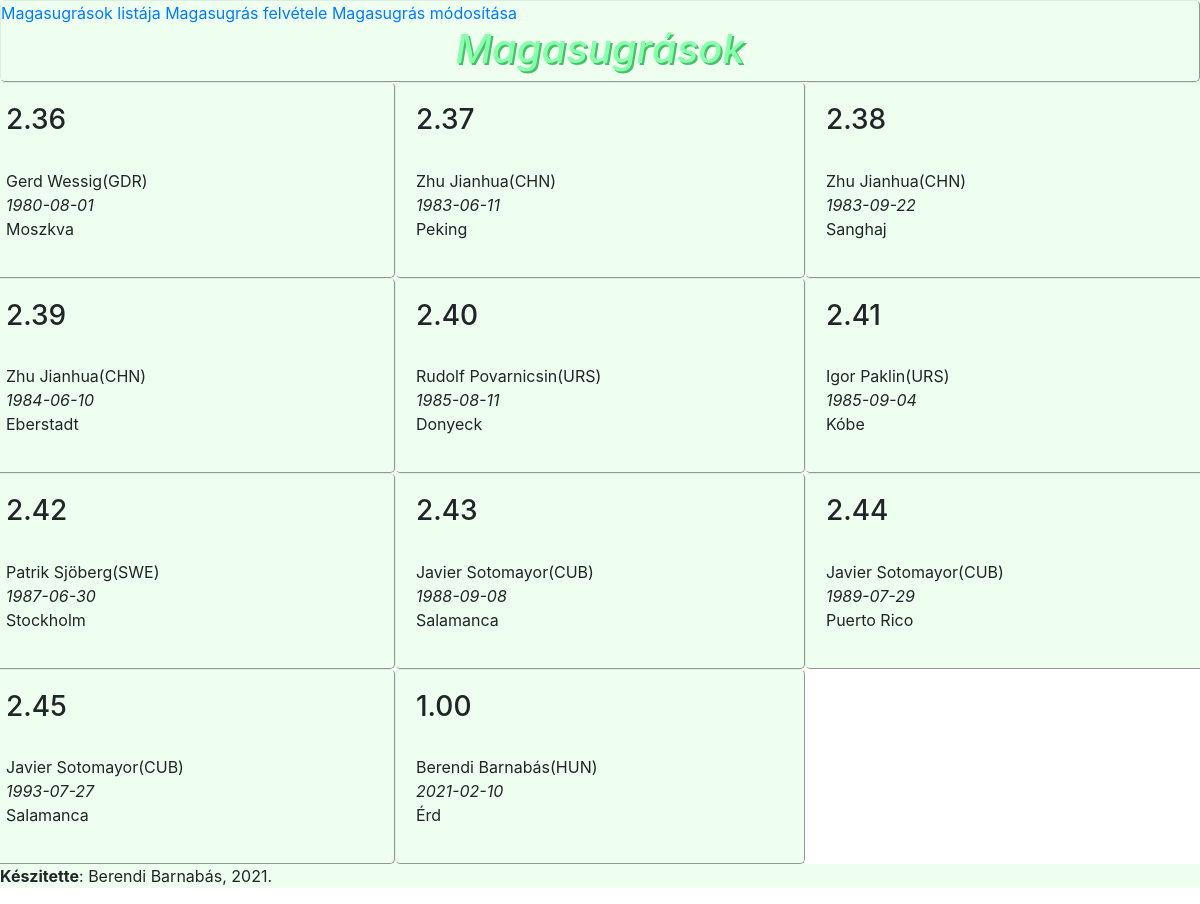
The page / on the database its author committed.
### tables this page shows
CREATE TABLE `magasugrasok` (
  `mu_id` int(11) NOT NULL,
  `mu_magassag` decimal(10,2) NOT NULL,
  `mu_atleta` varchar(256) NOT NULL,
  `mu_nemzetiseg` varchar(256) NOT NULL,
  `mu_datum` date NOT NULL,
  `mu_helyszin` varchar(256) NOT NULL
);

### server.php (the view, shortened to what this page needs)
<?php
class adatbazis{
    public $servername = "localhost";
    public $username = "root";
    public $password = "";
    public $dbname = "berendibarnabas";
    public $conn = NULL;
    public function kapcsolodas(){
    $this->conn = new mysqli($this->servername, $this->username, $this->password, $this->dbname);
    $this->conn->query("SET NAMES UTF8;");
    }
    public function ugro_lista(){
        $this->sql = "SELECT `mu_id`, `mu_magassag`, `mu_atleta`, `mu_nemzetiseg`, `mu_datum`, `mu_helyszin` FROM `magasugrasok` WHERE 1";
        $this->result = $this->conn->query($this->sql);
        if($this->result->num_rows>0)
        {
                echo "<div class='row'>";
            while($this->row = $this->result->fetch_assoc())
            {
                echo "<div  class='column'  >";
                echo   "<h3>" . $this->row["mu_magassag"] . " </h3><br><p>" . $this->row["mu_atleta"] . "(" . $this->row["mu_nemzetiseg"] . ")<br><i>" . $this->row["mu_datum"] . "</i><br>" . $this->row["mu_helyszin"] . " </p>";
                echo "</div>";
            }echo "</div>";
        }
        else
        {
            echo "0 result";
        }
    }
}
?>

### index.php (shortened to what this page needs)
<html lang="hun">
  <head>
    <link rel="stylesheet" href="styles.css">
    <link rel="stylesheet" href="https://stackpath.bootstrapcdn.com/bootstrap/4.3.1/css/bootstrap.min.css">
  </head>
  <body>
  <div class="doboz">
    <a   href="index.php">Magasugrások listája</a>
    <a   href="felvetel.php">Magasugrás felvétele</a>
    <a   href="modositas.php">Magasugrás módosítása</a>
    <h1>Magasugrások</h1>
    </div>
    <?php  include('server.php');
        $listazas = new adatbazis();
        $listazas->ugro_lista();
    ?>
<footer>
    <p><b> Készitette</b>: Berendi Barnabás, 2021.</p>
</footer>
  </body>
</html>

### styles.css (style rules this page uses)
h1 { text-align: center; font-size: 400%; color: #88FFAA; text-shadow: 2px 2px #48bF6A; font-style: italic; }
a { color: #48bF6A; }
.doboz { background-color: #efffef; border: 1px outset #deeede; border-radius: 5px; }
footer { background-color: efffef; }
.column { float: left; width: 33.33%; padding: 20px; background-color: #efffef; border: 1px outset #deeede; border-radius: 5px; }
.row:after { content: ""; display: table; clear: both; }

### rows shown on the page
magasugrasok: mu_magassag "2.36", mu_atleta "Gerd Wessig", mu_nemzetiseg "GDR", mu_datum "1980-08-01", mu_helyszin "Moszkva"
magasugrasok: mu_magassag "2.37", mu_atleta "Zhu Jianhua", mu_nemzetiseg "CHN", mu_datum "1983-06-11", mu_helyszin "Peking"
magasugrasok: mu_magassag "2.38", mu_atleta "Zhu Jianhua", mu_nemzetiseg "CHN", mu_datum "1983-09-22", mu_helyszin "Sanghaj"
magasugrasok: mu_magassag "2.39", mu_atleta "Zhu Jianhua", mu_nemzetiseg "CHN", mu_datum "1984-06-10", mu_helyszin "Eberstadt"
magasugrasok: mu_magassag "2.40", mu_atleta "Rudolf Povarnicsin", mu_nemzetiseg "URS", mu_datum "1985-08-11", mu_helyszin "Donyeck"
magasugrasok: mu_magassag "2.41", mu_atleta "Igor Paklin", mu_nemzetiseg "URS", mu_datum "1985-09-04", mu_helyszin "Kóbe"
magasugrasok: mu_magassag "2.42", mu_atleta "Patrik Sjöberg", mu_nemzetiseg "SWE", mu_datum "1987-06-30", mu_helyszin "Stockholm"
magasugrasok: mu_magassag "2.43", mu_atleta "Javier Sotomayor", mu_nemzetiseg "CUB", mu_datum "1988-09-08", mu_helyszin "Salamanca"
magasugrasok: mu_magassag "2.44", mu_atleta "Javier Sotomayor", mu_nemzetiseg "CUB", mu_datum "1989-07-29", mu_helyszin "Puerto Rico"
magasugrasok: mu_magassag "2.45", mu_atleta "Javier Sotomayor", mu_nemzetiseg "CUB", mu_datum "1993-07-27", mu_helyszin "Salamanca"
magasugrasok: mu_magassag "1.00", mu_atleta "Berendi Barnabás", mu_nemzetiseg "HUN", mu_datum "2021-02-10", mu_helyszin "Érd"
